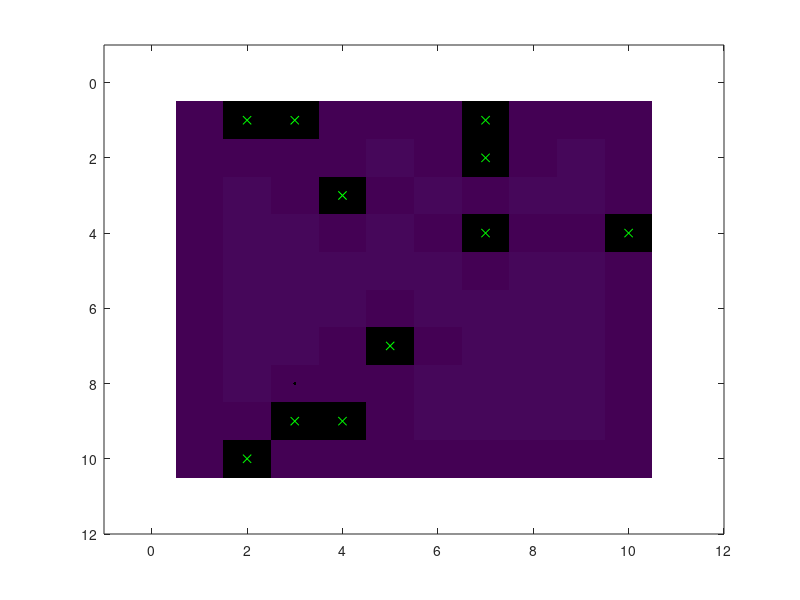

MATLAB code to generate this figure:
%% Offline Computation

%grid alteral size
gridLateral = 10;

%random occupancy
stateSpace = rand(gridLateral)<0.1;

%obstacles
idObst = find(stateSpace);

%Free spots
freeStates = find(~stateSpace);
B = NaN(size(freeStates));

%Compute reduced form of B
for iStates = 1:numel(freeStates)
    
    %initial assumptions 4 direction moving and sensing
    
    %pre process each position
    pos = freeStates(iStates);
    
    %adjacent positions in linear indexing
    Adj = [pos + gridLateral; pos-1; pos - gridLateral; pos+1];
    
    % sonar's response
    sensArray = ~([ Adj(1) <= gridLateral^2;rem(Adj(2),gridLateral) ~= 0;
                    Adj(3) > 0;rem(Adj(4),gridLateral) ~= 1] & ... %borders
                    ~ismember(Adj,idObst)); %obstacles
    B(iStates) = bi2de(sensArray');
end

%% Initial state probability and correspodent image generation
Pi = ones(size(freeStates))/numel(freeStates);

imPi = NaN(gridLateral);
imPi(freeStates) = Pi;


%% Online 

%Robot initialization
% pos0 = freeStates(randi(numel(freeStates),1));
pos0 = datasample(freeStates,1);
pos = pos0;

%Initial Filtering
sensInt =  B(pos == freeStates);
alpha = (B == sensInt).*Pi;
Pi = alpha./sum(alpha);
alpha_old = alpha;
imPi(freeStates) = Pi;



%% Quick visualization
hFigure = figure(1);
[iy,ix]=ind2sub([gridLateral,gridLateral],[idObst;pos]);
hImage = image(imPi);
hold on
hPlot = plot(ix(1:end-1),iy(1:end-1),'xg',ix(end),iy(end),'.k');
%rectangle('Position',[0,0,gridLateral+1,gridLateral+1]);
xlim([-1,gridLateral+2])
ylim([-1,gridLateral+2])
hAxis = gca;
hold off

set(hAxis,'CLim',[0 1])
set(hImage,'CDataMapping','scaled')


%% Stop if mouse button is pressed
set(hFigure,'ButtonDownFcn','out = true;');
set(gca,'ButtonDownFcn','out = true;');

%initial assumptions 4 direction moving and sensing
out = false;

% while ~out
    
    %%%%%%%%%%%%%%%%%%%%
    % Where can you go?
    %%%%%%%%%%%%%%%%%%%%
    
    %adjacent positions in linear indexing
    Adj = [pos + gridLateral; pos-1; pos - gridLateral; pos+1];
    
    %elegible positions to move aka opposite of sonar's response
    elegAdj = ~de2bi(sensInt,4)';
    psbMov = Adj(elegAdj);
    a_i = ones(size(psbMov))./numel(psbMov);
    
    %Movement decision
    pos = datasample(Adj(elegAdj),1);
    
    %draw updated position
    [iy,ix]=ind2sub([gridLateral,gridLateral],pos);
    set(hPlot(2),'XData',ix(end),'YData',iy(end));
    
    %%%%%%%%%%%%%%%%%%%%
    % Where can I be?
    %%%%%%%%%%%%%%%%%%%%
    sensInt =  B(pos == freeStates);
    alpha = (B == sensInt);
    
    for j = find(alpha)
        
    end
    
    %%%%%%%%%%%%%%%%%%%%
    % What can 
    %%%%%%%%%%%%%%%%%%%%
    %pause(0.5)
% end

%close(hFigure)